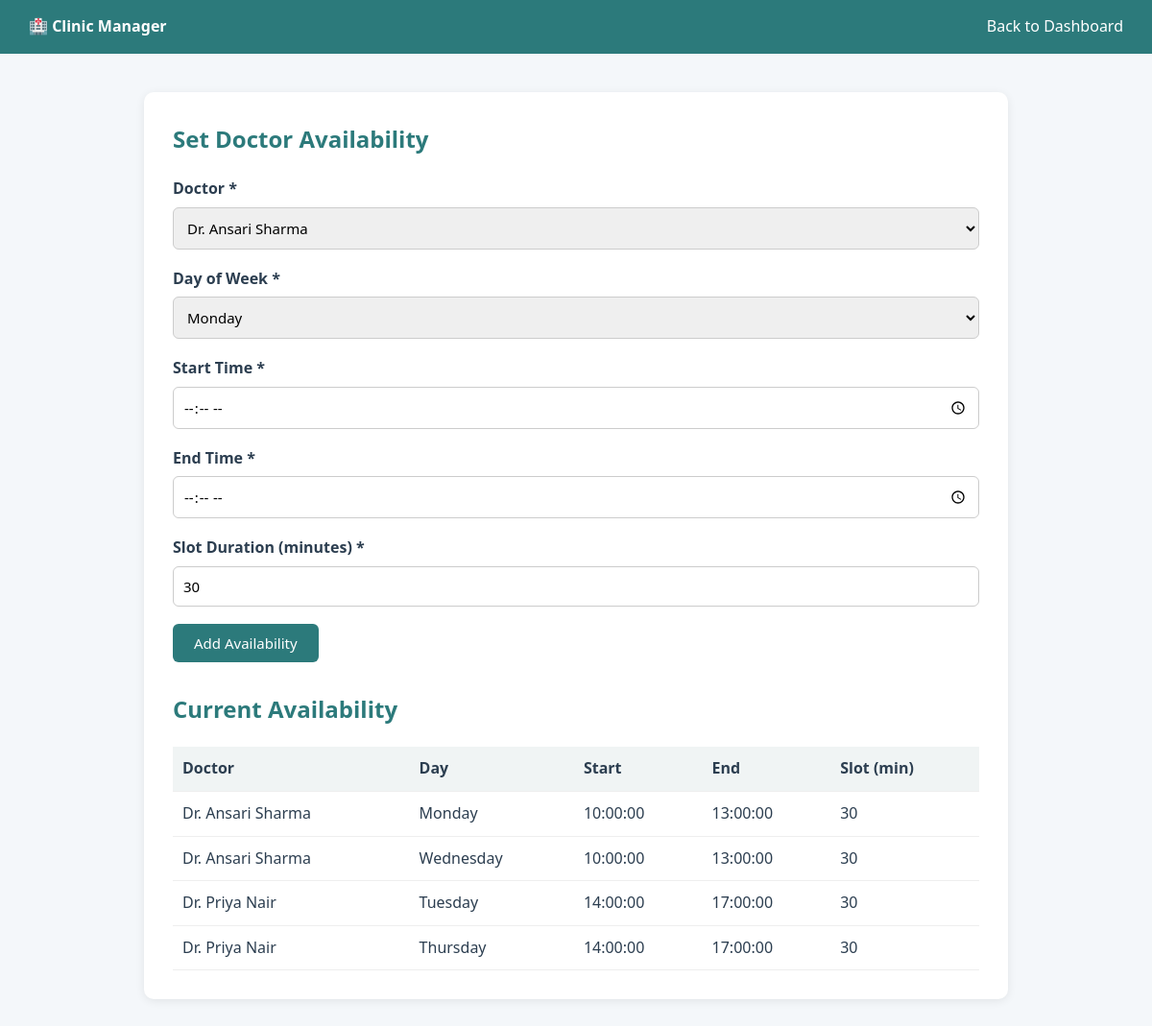
The page /admin/manage_availability.php (signed in) on the database its author committed.
### tables this page shows
CREATE TABLE doctor_availability (
    id INT AUTO_INCREMENT PRIMARY KEY,
    doctor_id INT NOT NULL,
    day_of_week ENUM('Monday','Tuesday','Wednesday','Thursday','Friday','Saturday','Sunday') NOT NULL,
    start_time TIME NOT NULL,
    end_time TIME NOT NULL,
    slot_duration_minutes INT DEFAULT 30,
    FOREIGN KEY (doctor_id) REFERENCES doctors(id) ON DELETE CASCADE
);

CREATE TABLE users (
    id INT AUTO_INCREMENT PRIMARY KEY,
    name VARCHAR(100) NOT NULL,
    email VARCHAR(100) NOT NULL UNIQUE,
    password_hash VARCHAR(255) NOT NULL,
    phone VARCHAR(15),
    role ENUM('patient', 'doctor', 'admin') NOT NULL,
    created_at TIMESTAMP DEFAULT CURRENT_TIMESTAMP
);

### admin/manage_availability.php (the view, shortened to what this page needs)
<?php
require_once '../includes/config.php';
$doctors = $conn->query("SELECT d.id, u.name FROM doctors d JOIN users u ON d.user_id = u.id");
$doctors_list = [];
while ($d = $doctors->fetch_assoc()) $doctors_list[] = $d;
$availability = $conn->query("
    SELECT u.name, da.day_of_week, da.start_time, da.end_time, da.slot_duration_minutes
    FROM doctor_availability da
    JOIN doctors d ON da.doctor_id = d.id
    JOIN users u ON d.user_id = u.id
    ORDER BY u.name, FIELD(da.day_of_week,'Monday','Tuesday','Wednesday','Thursday','Friday','Saturday','Sunday')
");
?>
<!DOCTYPE html>
<html lang="en">
<head>
<link rel="stylesheet" href="../css/style.css">
</head>
<body>
<div class="navbar">
    <strong>🏥 Clinic Manager</strong>
    <div><a href="dashboard.php">Back to Dashboard</a></div>
</div>
<div class="container">
    <h2>Set Doctor Availability</h2>
    <form method="POST">
        <div class="form-group">
            <label>Doctor *</label>
            <select name="doctor_id" required>
                <?php foreach ($doctors_list as $d): ?>
                    <option value="<?= $d['id'] ?>"><?= htmlspecialchars($d['name']) ?></option>
                <?php endforeach; ?>
            </select>
        </div>
        <div class="form-group">
            <label>Day of Week *</label>
            <select name="day_of_week" required>
                <?php foreach (['Monday','Tuesday','Wednesday','Thursday','Friday','Saturday','Sunday'] as $day): ?>
                    <option value="<?= $day ?>"><?= $day ?></option>
                <?php endforeach; ?>
            </select>
        </div>
        <div class="form-group"><label>Start Time *</label><input type="time" name="start_time" required></div>
        <div class="form-group"><label>End Time *</label><input type="time" name="end_time" required></div>
        <div class="form-group"><label>Slot Duration (minutes) *</label><input type="number" name="slot_duration" value="30" min="10" required></div>
        <button type="submit">Add Availability</button>
    </form>
    <h2 style="margin-top:30px;">Current Availability</h2>
    <table>
        <tr><th>Doctor</th><th>Day</th><th>Start</th><th>End</th><th>Slot (min)</th></tr>
        <?php while ($a = $availability->fetch_assoc()): ?>
        <tr>
            <td><?= htmlspecialchars($a['name']) ?></td>
            <td><?= htmlspecialchars($a['day_of_week']) ?></td>
            <td><?= htmlspecialchars($a['start_time']) ?></td>
            <td><?= htmlspecialchars($a['end_time']) ?></td>
            <td><?= htmlspecialchars($a['slot_duration_minutes']) ?></td>
        </tr>
        <?php endwhile; ?>
    </table>
</div>
</body>
</html>

### css/style.css (style rules this page uses)
* { box-sizing: border-box; margin: 0; padding: 0; font-family: 'Segoe UI', Arial, sans-serif; }
body { background: #f4f7fa; color: #2c3e50; line-height: 1.6; }
.navbar { background: #2c7a7b; color: #fff; padding: 15px 30px; display: flex; justify-content: space-between; align-items: center; }
.navbar a { color: #fff; text-decoration: none; margin-left: 20px; font-weight: 500; }
.container { max-width: 900px; margin: 40px auto; background: #fff; padding: 30px; border-radius: 10px; box-shadow: 0 2px 10px rgba(0,0,0,0.08); }
h2 { margin-bottom: 20px; color: #2c7a7b; }
.form-group { margin-bottom: 18px; }
label { display: block; margin-bottom: 6px; font-weight: 600; }
input, select, textarea { width: 100%; padding: 10px; border: 1px solid #ccc; border-radius: 6px; font-size: 15px; }
button, .btn { background: #2c7a7b; color: #fff; border: none; padding: 10px 22px; border-radius: 6px; cursor: pointer; font-size: 15px; text-decoration: none; display: inline-block; }
table { width: 100%; border-collapse: collapse; margin-top: 15px; }
th, td { padding: 10px; border-bottom: 1px solid #eee; text-align: left; }
th { background: #f0f4f4; }

### rows shown on the page
doctor_availability: users.name "Dr. Ansari Sharma", day_of_week "Monday", start_time "10:00:00", end_time "13:00:00", slot_duration_minutes "30"
doctor_availability: users.name "Dr. Ansari Sharma", day_of_week "Wednesday", start_time "10:00:00", end_time "13:00:00", slot_duration_minutes "30"
doctor_availability: users.name "Dr. Priya Nair", day_of_week "Tuesday", start_time "14:00:00", end_time "17:00:00", slot_duration_minutes "30"
doctor_availability: users.name "Dr. Priya Nair", day_of_week "Thursday", start_time "14:00:00", end_time "17:00:00", slot_duration_minutes "30"

### other values the page prints
form field doctor_id "Dr. Ansari Sharma"
form field day_of_week "Monday"
